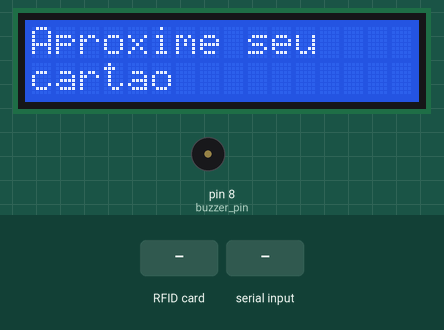
A sketch run on a simulated Arduino Uno, built with avr-gcc and run on an emulated ATmega328P. On the bench: 16×2 character LCD, buzzer (waves = sounding). The test bench sets the inputs (shaded band). What the sketch prints to the serial monitor is not drawn.

Above: at 1.3 s.
1.4 s: RFID card 6A 31 0F BB held to the reader
At 2.8 s:
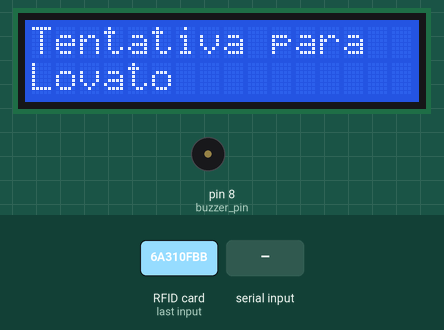
3.7 s: "1\n" received over Serial
At 6.4 s:
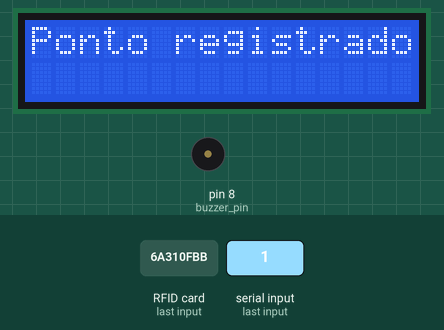
6.7 s: RFID card 5E 7A 19 C4 held to the reader
At 9.6 s:
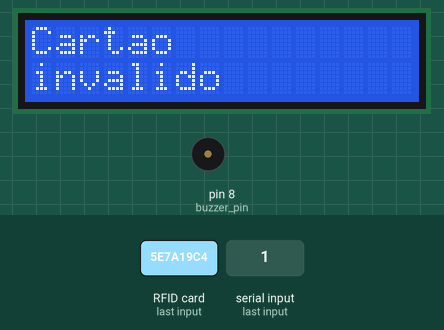
Timing chart, 0 to 11.1 s (numbered marks = the images above; inputs shaded):
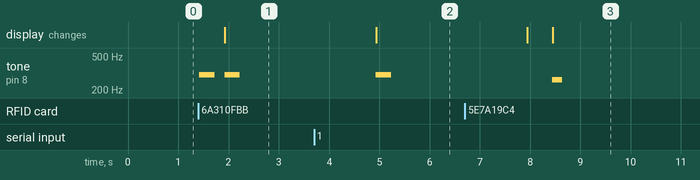

The sketch:

clockIn.ino
```cpp
#include <SPI.h>
#include <MFRC522.h>
#include <LiquidCrystal.h>

#define SS_PIN 10
#define RST_PIN 9
MFRC522 mfrc522(SS_PIN, RST_PIN);  // Create MFRC522 instance.

LiquidCrystal lcd(6, 7, 5, 4, 3, 2);

char st[20];

int incomingByte = 0;


void setup()
{
  pinMode(8,OUTPUT); // buzzer pin
  Serial.begin(9600); // Initialize Serial port comm
  SPI.begin();    // Initialize SPI bus
  mfrc522.PCD_Init(); //  MFRC522 (RFID reader)

  // Define number of rows and columns
  lcd.begin(16, 2);
  lcd.print("Aproxime seu");
  lcd.setCursor(0,1);
  lcd.print("cartao");
}

void loop()
{

  // Look for new cards
  if ( ! mfrc522.PICC_IsNewCardPresent())
  {
    return;
  }
  // Select one of the cards
  if ( ! mfrc522.PICC_ReadCardSerial())
  {
    return;
  }
  String content = "";
  for (byte i = 0; i < mfrc522.uid.size; i++)
  {
     content.concat(String(mfrc522.uid.uidByte[i] < 0x10 ? " 0" : " "));
     content.concat(String(mfrc522.uid.uidByte[i], HEX));
  }
  content.toUpperCase();
  if (content.substring(1) == "6A 31 0F BB") // lovato card
  {
    tone(8,300,300); //MI
    delay(500);
    tone(8,300,300); //MI
    Serial.println("lovato");
    lcd.clear();
    lcd.setCursor(0,0);
    lcd.print("Tentativa para");
    lcd.setCursor(0,1);
    lcd.print("Lovato");
    delay(3000);
    lcd.clear();

    incomingByte = Serial.parseInt();
    if(incomingByte == 1)
    {

      tone(8,300,300);
      lcd.print("Ponto registrado");

    }
    else if(incomingByte == 2)
    {
      lcd.print("Erro no registro");
    }
    delay(3000);
  }
  else
  {
    tone(8,262,200);
    lcd.clear();
    lcd.print("Cartao");
    lcd.setCursor(0,1);
    lcd.print("invalido");
    delay(3000);

  }
  lcd.clear();
  lcd.setCursor(0,0);
  lcd.print("Aproxime seu");
  lcd.setCursor(0,1);
  lcd.print("cartao");
  delay(500);
}
```

Measured:
- after the input at 1.4 s, tone on pin 8 (buzzer_pin): alternates 300 Hz for 0.30 s and silent for 0.20 s, 4 changes in all, then stays silent, starting at once; the display: changes after 0.53 s (image 1)
- after the input at 3.7 s, tone on pin 8 (buzzer_pin): silent → 300 Hz after 1.2 s, → silent 0.30 s later; the display: changes after 1.2 s (image 2)
- after the input at 6.7 s, tone on pin 8 (buzzer_pin): silent → 262 Hz after 1.7 s, → silent 0.20 s later; the display: first differs from a run without the input after 1.7 s (image 3)
